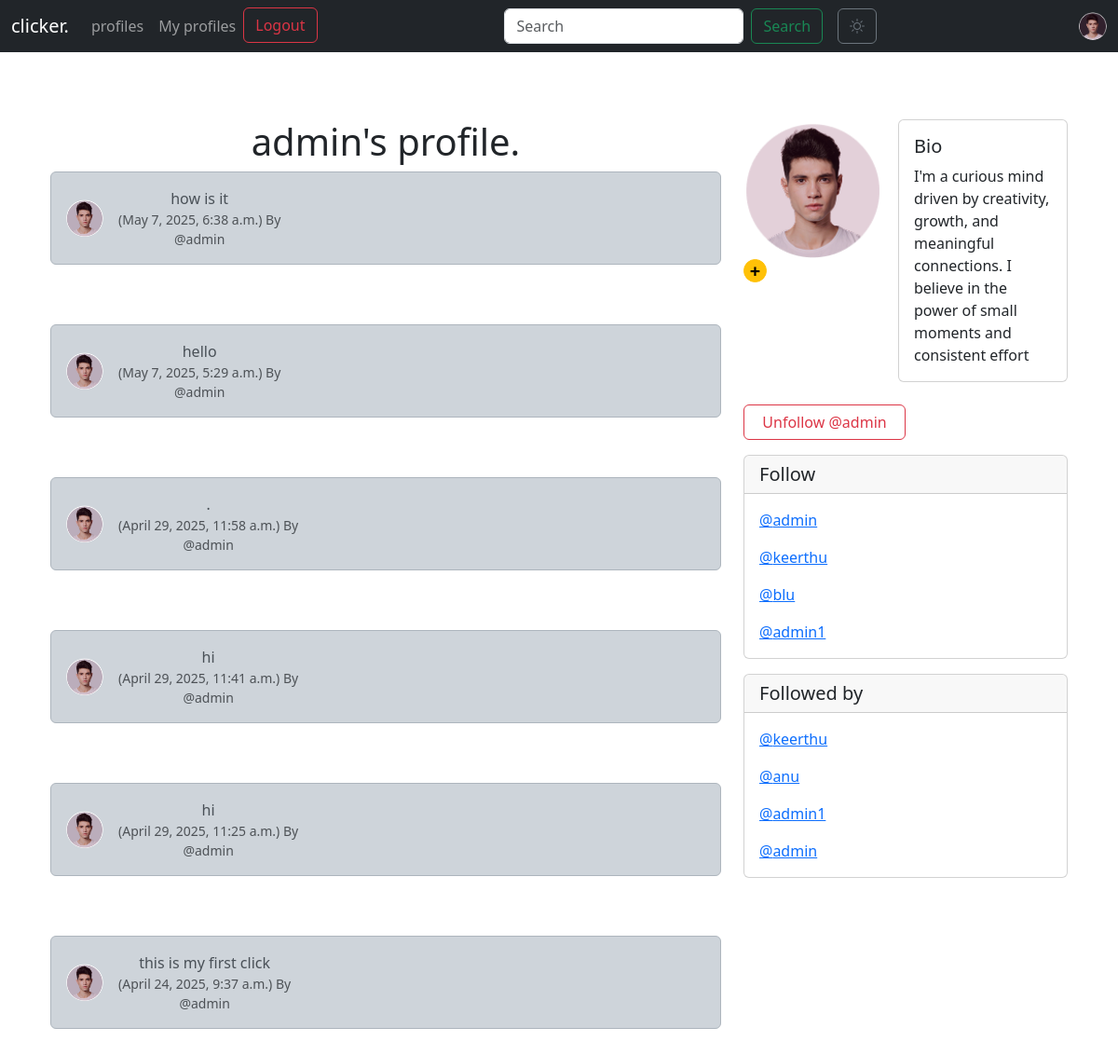
Screenshot of /profile/1 (signed in) with the database file from the repository.
### clickerapp/models.py (models this page shows, shortened)
class Profile(models.Model):
    user = models.OneToOneField(User, on_delete=models.CASCADE)
    profile_image = models.ImageField(upload_to='profile_images/', blank=True, null=True)
    follows = models.ManyToManyField("self",
                                     related_name="followed_by",
                                     symmetrical=False,
                                     blank=True)
    date_modified = models.DateTimeField(auto_now=True)
    bio = models.TextField(blank=True, null=True)
    def __str__(self):
        return self.user.username

class Click(models.Model):
    user = models.ForeignKey(User, related_name="clicks", on_delete=models.CASCADE)
    body = models.CharField(max_length=200)
    image = models.ImageField(upload_to='click_images/', blank=True, null=True)
    created_at = models.DateTimeField(auto_now_add=True)
    likes = models.PositiveIntegerField(default=0)
    dislikes = models.PositiveIntegerField(default=0)
    liked_by = models.ManyToManyField(User, related_name="liked_clicks", blank=True)
    disliked_by = models.ManyToManyField(User, related_name="disliked_clicks", blank=True)

### clickerapp/views.py (the view, shortened to what this page needs)
# urls.py: path('profile/<int:pk>',views.profile,name='profile'),
def profile(request, pk):
    if request.user.is_authenticated:
        profile = get_object_or_404(Profile, user_id=pk)
        clicks = Click.objects.filter(user_id=pk).order_by('-created_at')
        context = {
            "profile": profile,
            "clicks": clicks,
        }
        return render(request, "profile.html", context)  # Ensure this line returns HttpResponse
    else:
        messages.error(request, "You must be logged in to view this profile.")
        return redirect('home')  # Ensure a redirect or response is returned

### template/profile.html (shortened to what this page needs)
{% extends 'base.html' %}
{% load static %}
{% block content %}
{% if profile %}
<div class="container mt-5">
    <div class="row">
        <div class="col-md-8 text-center">
            <h1>{{ profile.user.username }}'s profile.</h1>
            {% if clicks %}
                {% for click in clicks %}
                    <div class="alert alert-dark d-flex align-items-center" role="alert">
                        <a href="{% url 'profile' click.user.id %}">
                            {% if click.user.profile.profile_image %}
                                <img src="{{ click.user.profile.profile_image.url }}" alt="Profile Image"
                                     class="rounded-circle me-3" style="width: 40px; height: 40px; object-fit: cover;">
                            {% else %}
                                <img src="{% static 'images/default_profile_pic.jpg' %}" alt="Default Profile Image"
                                     class="rounded-circle me-3" style="width: 40px; height: 40px; object-fit: cover;">
                            {% endif %}
                        </a>
                        <div>
                            {{ click.body }}
                            <small class="text-muted d-block">
                                ({{ click.created_at }}) By <br/>
                                @{{ click.user.username }}
                            </small>
                        </div>
                    </div>
                    <br/><br/>
                {% endfor %}
            {% endif %}
        </div>
        <div class="col-md-4">
            <div class="d-flex align-items-start mb-4">
                <div>
                    {% if profile.profile_image %}
                        <img src="{{ profile.profile_image.url }}" alt="Profile Image" class="img-fluid rounded-circle" style="width: 150px; height: 150px;">
                    {% else %}
                        <img src="{% static 'images/default_profile_pic.jpg' %}" alt="Default Profile Image" class="img-fluid rounded-circle" style="width: 150px; height: 150px;">
                    {% endif %}
                    {% if request.user == profile.user %}
                    <a href="{% url 'update_profile' %}"
                       class="btn btn-warning rounded-circle d-flex justify-content-center align-items-center"
                       style="width: 25px; height: 25px; font-size: 20px; padding: 0;"
                       title="Add profile pic & bio here">
                        <b>+</b>
                    </a>
                    {% endif %}
                </div>
                <div class="ms-3" style="flex: 1;">
                    <div class="card" style="width: 100%;">
                        <div class="card-body">
                            <h5 class="card-title">Bio</h5>
                            <p class="card-text">
                                {% if profile.bio %}
                                    {{ profile.bio }}
                                {% else %}
                                    <span class="text-muted">No bio available.</span>
                                {% endif %}
                            </p>
                        </div>
                    </div>
                </div>
            </div>
            <form method="POST" class="mb-3">
                {% if profile in user.profile.follows.all %}
                    <button class="btn btn-outline-danger w-50" name="follow" value="unfollow" type="submit">
                        Unfollow @{{ profile.user.username|lower }}
                    </button>
                {% else %}
                    <button class="btn btn-outline-success w-50" name="follow" value="follow" type="submit">
                        Follow @{{ profile.user.username|lower }}
                    </button>
                {% endif %}
            </form>
            <div class="card mb-3">
                <h5 class="card-header">Follow</h5>
                <div class="card-body">
                    {% for following in profile.follows.all %}
                        <p class="card-text">
                            <a href="{% url 'profile' following.user.id %}">@{{ following }}</a>
                        </p>
                    {% empty %}
                        <p class="text-muted">Not following anyone yet.</p>
                    {% endfor %}
                </div>
            </div>
            <div class="card mb-3">
                <h5 class="card-header">Followed by</h5>
                <div class="card-body">
                    {% for follower in profile.followed_by.all %}
                        <p class="card-text">
                            <a href="{% url 'profile' follower.user.id %}">@{{ follower }}</a>
                        </p>
                    {% empty %}
                        <p class="text-muted">No followers yet.</p>
                    {% endfor %}
                </div>
            </div>
        </div>
    </div>
</div>
{% endif %}
{% endblock %}

### template/navbar.html (shortened to what this page needs)
{% load static %}
<nav class="navbar navbar-expand-lg navbar-dark bg-dark">
  <div class="container-fluid">
    <a class="navbar-brand" href="{% url 'home' %}">clicker.</a>
    <div class="collapse navbar-collapse" id="navbarSupportedContent">
      <ul class="navbar-nav me-auto mb-2 mb-lg-0">
        <li class="nav-item">
          <a class="nav-link" href="{% url 'profile_list' %}">profiles</a>
        </li>
        {% if user.is_authenticated %}
        <li class="nav-item">
          <a class="nav-link" href="{% url 'profile' request.user.id %}">My profiles</a>
        </li>
        <li class="nav-item">
          <form action="{% url 'logout' %}" method="POST" style="display:inline;">
            <button type="submit" class="btn btn-outline-danger">Logout</button>
          </form>
        </li>
        {% else %}
        <li class="nav-item">
          <a class="nav-link" href="{% url 'login' %}">Login</a>
        </li>
        {% endif %}
      </ul>
      <form class="d-flex me-3" role="search">
        <input class="form-control me-2" type="search" placeholder="Search" aria-label="Search">
        <button class="btn btn-outline-success" type="submit">Search</button>
      </form>
      <button class="btn btn-outline-secondary me-3" id="theme-toggle-btn">
        <i class="bi bi-sun" id="theme-icon"></i>
      </button>
      {% if user.is_authenticated %}
      <a class="nav-link d-flex align-items-center ms-auto" href="{% url 'profile' request.user.id %}">
        {% if user.profile.profile_image %}
          <img src="{{ user.profile.profile_image.url }}" alt="Profile Image"
               class="rounded-circle" style="width: 30px; height: 30px; object-fit: cover;">
        {% else %}
          <img src="{% static 'images/default_profile_pic.jpg' %}" alt="Default Profile Image"
               class="rounded-circle" style="width: 30px; height: 30px; object-fit: cover;">
        {% endif %}
      </a>
      {% endif %}
    </div>
  </div>
</nav>

### rows the page displays
Profile: user.username "admin", profile_image (picture), bio "I'm a curious mind driven by creativity, growth, and meaningful connections. I believe in the power of small moments and consistent effort"
Click: user.profile.profile_image (picture), body "how is it", created_at "May 7, 2025, 6:38 a.m.", user.username "admin"
Click: user.profile.profile_image (picture), body "hello", created_at "May 7, 2025, 5:29 a.m.", user.username "admin"
Click: user.profile.profile_image (picture), body ".", created_at "April 29, 2025, 11:58 a.m.", user.username "admin"
Click: user.profile.profile_image (picture), body "hi", created_at "April 29, 2025, 11:41 a.m.", user.username "admin"
Click: user.profile.profile_image (picture), body "hi", created_at "April 29, 2025, 11:25 a.m.", user.username "admin"
Click: user.profile.profile_image (picture), body "this is my first click", created_at "April 24, 2025, 9:37 a.m.", user.username "admin"
Profile: user.username "keerthu"
Profile: user.username "blu"
Profile: user.username "admin1"
Profile: user.username "anu"
